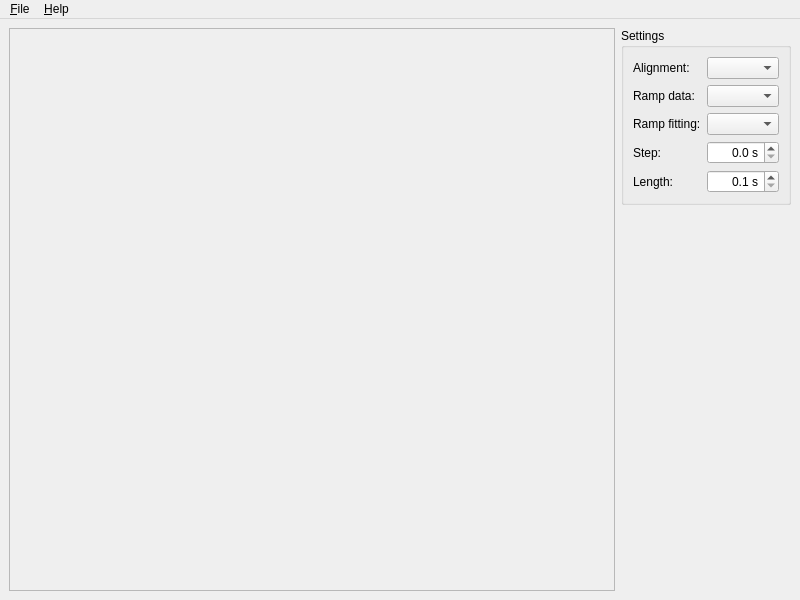
<?xml version="1.0" encoding="UTF-8"?>
<ui version="4.0">
 <class>MainWindow</class>
 <widget class="QMainWindow" name="MainWindow">
  <property name="geometry">
   <rect>
    <x>0</x>
    <y>0</y>
    <width>800</width>
    <height>600</height>
   </rect>
  </property>
  <property name="windowTitle">
   <string>InductionGraph</string>
  </property>
  <widget class="QWidget" name="centralwidget">
   <layout class="QGridLayout" name="gridLayout_2">
    <item row="0" column="1">
     <widget class="QGroupBox" name="settingsBox">
      <property name="title">
       <string>Settings</string>
      </property>
      <layout class="QGridLayout" name="gridLayout_3">
       <item row="2" column="1">
        <widget class="QComboBox" name="settingsRampFittingBox"/>
       </item>
       <item row="0" column="0">
        <widget class="QLabel" name="settingsAlignmentLabel">
         <property name="text">
          <string>Alignment:</string>
         </property>
        </widget>
       </item>
       <item row="4" column="0">
        <widget class="QLabel" name="settingsLengthLabel">
         <property name="text">
          <string>Length:</string>
         </property>
        </widget>
       </item>
       <item row="1" column="0">
        <widget class="QLabel" name="settingsRampDataLabel">
         <property name="text">
          <string>Ramp data:</string>
         </property>
        </widget>
       </item>
       <item row="2" column="0">
        <widget class="QLabel" name="settingsRampFittingLabel">
         <property name="text">
          <string>Ramp fitting:</string>
         </property>
        </widget>
       </item>
       <item row="1" column="1">
        <widget class="QComboBox" name="settingsRampDataBox"/>
       </item>
       <item row="0" column="1">
        <widget class="QComboBox" name="settingsAlignmentBox"/>
       </item>
       <item row="4" column="1">
        <widget class="QDoubleSpinBox" name="settingsLengthBox">
         <property name="alignment">
          <set>Qt::AlignRight|Qt::AlignTrailing|Qt::AlignVCenter</set>
         </property>
         <property name="suffix">
          <string> s</string>
         </property>
         <property name="decimals">
          <number>1</number>
         </property>
         <property name="minimum">
          <double>0.100000000000000</double>
         </property>
         <property name="maximum">
          <double>99.900000000000006</double>
         </property>
        </widget>
       </item>
       <item row="3" column="0">
        <widget class="QLabel" name="settngsStepLabel">
         <property name="text">
          <string>Step:</string>
         </property>
        </widget>
       </item>
       <item row="3" column="1">
        <widget class="QDoubleSpinBox" name="settingsStepBox">
         <property name="alignment">
          <set>Qt::AlignRight|Qt::AlignTrailing|Qt::AlignVCenter</set>
         </property>
         <property name="suffix">
          <string> s</string>
         </property>
         <property name="decimals">
          <number>1</number>
         </property>
         <property name="maximum">
          <double>99.900000000000006</double>
         </property>
        </widget>
       </item>
      </layout>
     </widget>
    </item>
    <item row="2" column="1">
     <spacer name="verticalSpacer">
      <property name="orientation">
       <enum>Qt::Vertical</enum>
      </property>
      <property name="sizeHint" stdset="0">
       <size>
        <width>20</width>
        <height>40</height>
       </size>
      </property>
     </spacer>
    </item>
    <item row="0" column="0" rowspan="3">
     <widget class="QFrame" name="frame">
      <property name="frameShape">
       <enum>QFrame::StyledPanel</enum>
      </property>
      <property name="frameShadow">
       <enum>QFrame::Raised</enum>
      </property>
      <layout class="QGridLayout" name="gridLayout">
       <property name="leftMargin">
        <number>0</number>
       </property>
       <property name="topMargin">
        <number>0</number>
       </property>
       <property name="rightMargin">
        <number>0</number>
       </property>
       <property name="bottomMargin">
        <number>0</number>
       </property>
       <item row="0" column="0">
        <widget class="Plot" name="widget" native="true">
         <property name="sizePolicy">
          <sizepolicy hsizetype="Expanding" vsizetype="Expanding">
           <horstretch>0</horstretch>
           <verstretch>0</verstretch>
          </sizepolicy>
         </property>
        </widget>
       </item>
      </layout>
     </widget>
    </item>
   </layout>
  </widget>
  <widget class="QMenuBar" name="menubar">
   <property name="geometry">
    <rect>
     <x>0</x>
     <y>0</y>
     <width>800</width>
     <height>26</height>
    </rect>
   </property>
   <widget class="QMenu" name="menuFile">
    <property name="title">
     <string>&amp;File</string>
    </property>
    <addaction name="actionOpen"/>
    <addaction name="actionClear"/>
    <addaction name="actionClearLast"/>
    <addaction name="actionExportCsv"/>
    <addaction name="actionExportPdf"/>
   </widget>
   <widget class="QMenu" name="menuHelp">
    <property name="title">
     <string>&amp;Help</string>
    </property>
    <addaction name="actionAbout"/>
   </widget>
   <addaction name="menuFile"/>
   <addaction name="menuHelp"/>
  </widget>
  <action name="actionOpen">
   <property name="text">
    <string>&amp;Open</string>
   </property>
   <property name="shortcut">
    <string>Ctrl+O</string>
   </property>
  </action>
  <action name="actionClear">
   <property name="text">
    <string>&amp;Clear</string>
   </property>
   <property name="shortcut">
    <string>Ctrl+C</string>
   </property>
  </action>
  <action name="actionExportCsv">
   <property name="text">
    <string>&amp;Export CSV</string>
   </property>
   <property name="shortcut">
    <string>Ctrl+E</string>
   </property>
  </action>
  <action name="actionExportPdf">
   <property name="text">
    <string>Export &amp;PDF</string>
   </property>
   <property name="shortcut">
    <string>Ctrl+P</string>
   </property>
  </action>
  <action name="actionClearLast">
   <property name="text">
    <string>Clear &amp;last</string>
   </property>
   <property name="shortcut">
    <string>Ctrl+Z</string>
   </property>
  </action>
  <action name="actionAbout">
   <property name="text">
    <string>&amp;About</string>
   </property>
  </action>
 </widget>
 <customwidgets>
  <customwidget>
   <class>Plot</class>
   <extends>QWidget</extends>
   <header>plot.h</header>
   <container>1</container>
  </customwidget>
 </customwidgets>
 <tabstops>
  <tabstop>settingsAlignmentBox</tabstop>
  <tabstop>settingsRampDataBox</tabstop>
  <tabstop>settingsRampFittingBox</tabstop>
  <tabstop>settingsStepBox</tabstop>
  <tabstop>settingsLengthBox</tabstop>
 </tabstops>
 <resources/>
 <connections/>
</ui>
